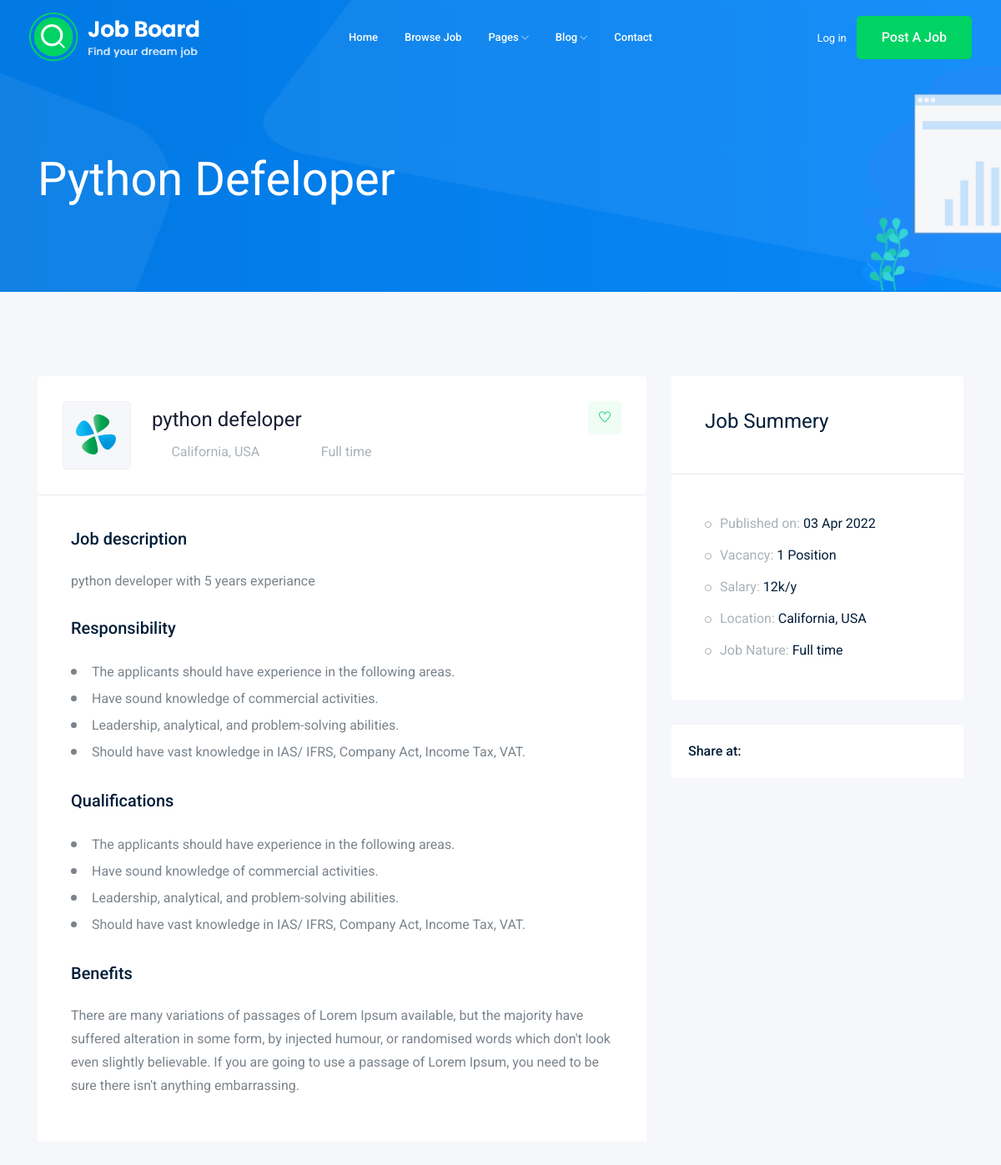
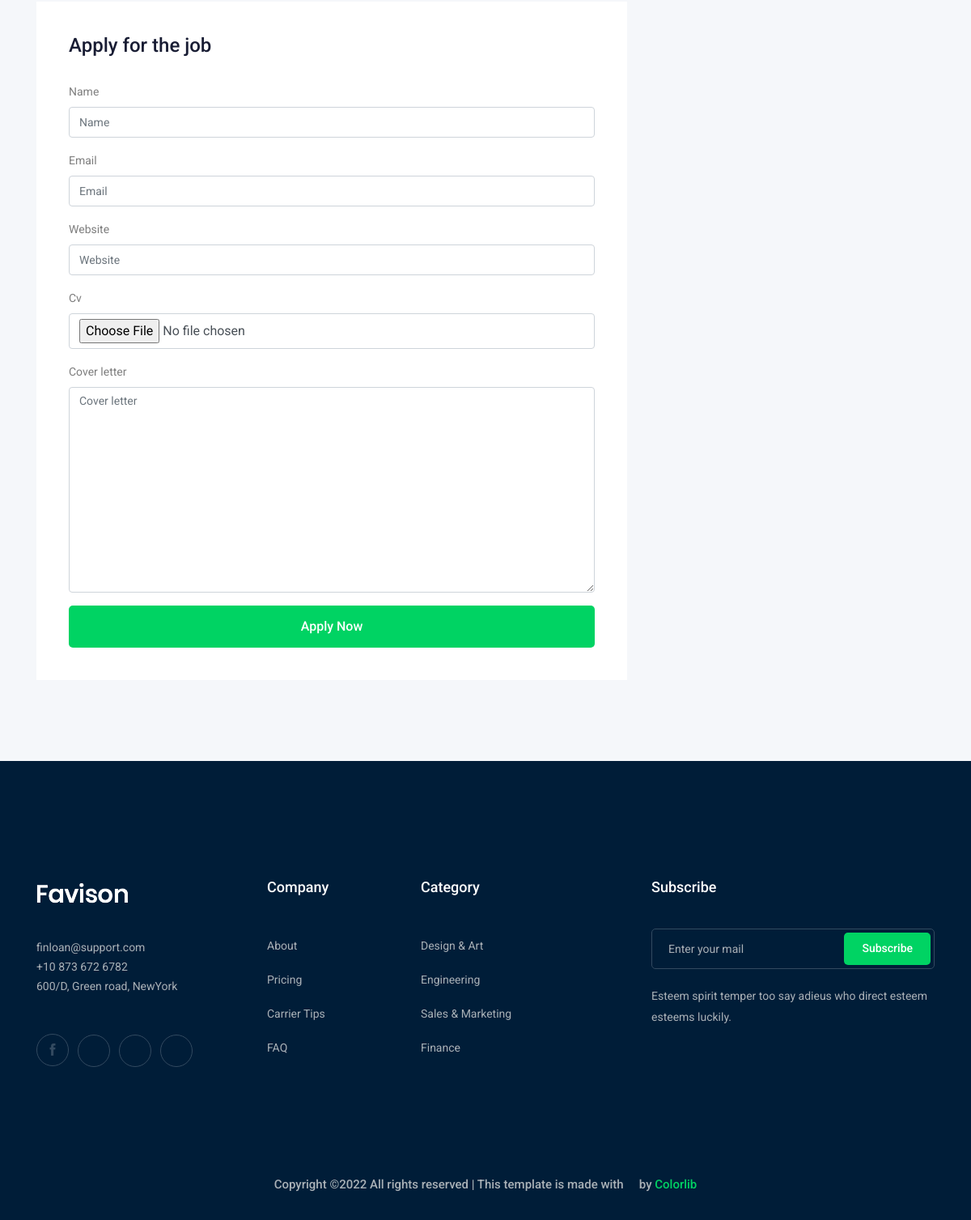
/jobs/python-defeloper, run on the app's committed database (2 pictures, top to bottom).
### job/models.py (models this page shows, shortened)
class Job(models.Model):
    JOB_TYPE = (
    ('Full time','Full time'),
    ('Part time','Part time')
   )
    owner = models.ForeignKey(User, related_name='job_owner', on_delete=models.CASCADE)
    title = models.CharField(max_length=100)
    category = models.ForeignKey(Category, on_delete=models.CASCADE)
    job_type = models.CharField(max_length=15,choices=JOB_TYPE, default='Full time')
    describtion = models.TextField(max_length=1000)
    published_at = models.DateTimeField(auto_now=True)
    vacancy = models.IntegerField(default=1)
    salary = models.IntegerField(default=0)
    experience = models.IntegerField(default=1)
    image = models.ImageField(upload_to=image_upload)
    slug = models.SlugField(null=True,blank=True)
    def __str__(self):
        return self.title

### job/views.py (the view)
# urls.py: path('<str:slug>',views.job_detail,name='job_detail'),
def job_detail(request,slug):
    job_detail = Job.objects.get(slug=slug)
    if request.method == 'POST':
        form = ApplyForm(request.POST,request.FILES)
        if form.is_valid():
            myform =form.save(commit=False)
            myform.job = job_detail
            myform.save()
    else:
        form = ApplyForm()
    context = {'job':job_detail,'form':form}
    return render(request,'job/job_detail.html',context)

### job/forms.py
class ApplyForm(ModelForm):
    class Meta:
        model = Apply
        fields = ['name','email', 'website', 'cv','cover_letter']

### job/templates/job/job_detail.html (shortened to what this page needs)
{% extends 'base.html' %}
{% load bootstrap4 %}
{% block body %}
     <div class="bradcam_area bradcam_bg_1">
        <div class="container">
            <div class="row">
                <div class="col-xl-12">
                    <div class="bradcam_text">
                        <h3>{{job}}</h3>
                    </div>
                </div>
            </div>
        </div>
    </div>
    <div class="job_details_area">
        <div class="container">
            <div class="row">
                <div class="col-lg-8">
                    <div class="job_details_header">
                        <div class="single_jobs white-bg d-flex justify-content-between">
                            <div class="jobs_left d-flex align-items-center">
                                <div class="thumb">
                                    <img src="img/svg_icon/1.svg" alt="">
                                </div>
                                <div class="jobs_conetent">
                                    <a href="#"><h4>{{job}}</h4></a>
                                    <div class="links_locat d-flex align-items-center">
                                        <div class="location">
                                            <p> <i class="fa fa-map-marker"></i> California, USA</p>
                                        </div>
                                        <div class="location">
                                            <p> <i class="fa fa-clock-o"></i> {{job.job_type}}</p>
                                        </div>
                                    </div>
                                </div>
                            </div>
                            <div class="jobs_right">
                                <div class="apply_now">
                                    <a class="heart_mark" href="#"> <i class="ti-heart"></i> </a>
                                </div>
                            </div>
                        </div>
                    </div>
                    <div class="descript_wrap white-bg">
                        <div class="single_wrap">
                            <h4>Job description</h4>
                            <p>{{job.describtion}}</p>
                        </div>
                        <div class="single_wrap">
                            <h4>Responsibility</h4>
                            <ul>
                                <li>The applicants should have experience in the following areas.
                                </li>
                                <li>Have sound knowledge of commercial activities.</li>
                                <li>Leadership, analytical, and problem-solving abilities.</li>
                                <li>Should have vast knowledge in IAS/ IFRS, Company Act, Income Tax, VAT.</li>
                            </ul>
                        </div>
                        <div class="single_wrap">
                            <h4>Qualifications</h4>
                            <ul>
                                <li>The applicants should have experience in the following areas.
                                </li>
                                <li>Have sound knowledge of commercial activities.</li>
                                <li>Leadership, analytical, and problem-solving abilities.</li>
                                <li>Should have vast knowledge in IAS/ IFRS, Company Act, Income Tax, VAT.</li>
                            </ul>
                        </div>
                        <div class="single_wrap">
                            <h4>Benefits</h4>
                            <p>There are many variations of passages of Lorem Ipsum available, but the majority have suffered alteration in some form, by injected humour, or randomised words which don't look even slightly believable. If you are going to use a passage of Lorem Ipsum, you need to be sure there isn't anything embarrassing.</p>
                        </div>
                    </div>
                    <div class="apply_job_form white-bg">
                        <h4>Apply for the job</h4>
                        <form method="post" class="form" enctype='multipart/form-data'>
                            {% bootstrap_form form %}
                            {% buttons %}
                                <button class="boxed-btn3 w-100" type="submit">Apply Now</button>
                            {% endbuttons %}
                        </form>
                    </div>
                </div>
                <div class="col-lg-4">
                    <div class="job_sumary">
                        <div class="summery_header">
                            <h3>Job Summery</h3>
                        </div>
                        <div class="job_content">
                            <ul>
                                <li>Published on: <span>{{ job.published_at|date:'d M o'}}</span></li>
                                <li>Vacancy: <span>{{ job.vacancy}} Position</span></li>
                                <li>Salary: <span>{{job.salary}}k/y</span></li>
                                <li>Location: <span>California, USA</span></li>
                                <li>Job Nature: <span> {{job.job_type}}</span></li>
                            </ul>
                        </div>
                    </div>
                    <div class="share_wrap d-flex">
                        <span>Share at:</span>
                        <ul>
                            <li><a href="#"> <i class="fa fa-facebook"></i></a> </li>
                            <li><a href="#"> <i class="fa fa-google-plus"></i></a> </li>
                            <li><a href="#"> <i class="fa fa-twitter"></i></a> </li>
                            <li><a href="#"> <i class="fa fa-envelope"></i></a> </li>
                        </ul>
                    </div>
                    <div class="job_location_wrap">
                        <div class="job_lok_inner">
                            <div id="map" style="height: 200px;"></div>
                          </div>
                    </div>
                </div>
            </div>
        </div>
    </div>
{% endblock body%}

### data on the page
Job: title "Python Defeloper", title "python defeloper", job_type "Full time", describtion "python developer with 5 years experiance", published_at "03 Apr 2022", vacancy "1", salary "12"
